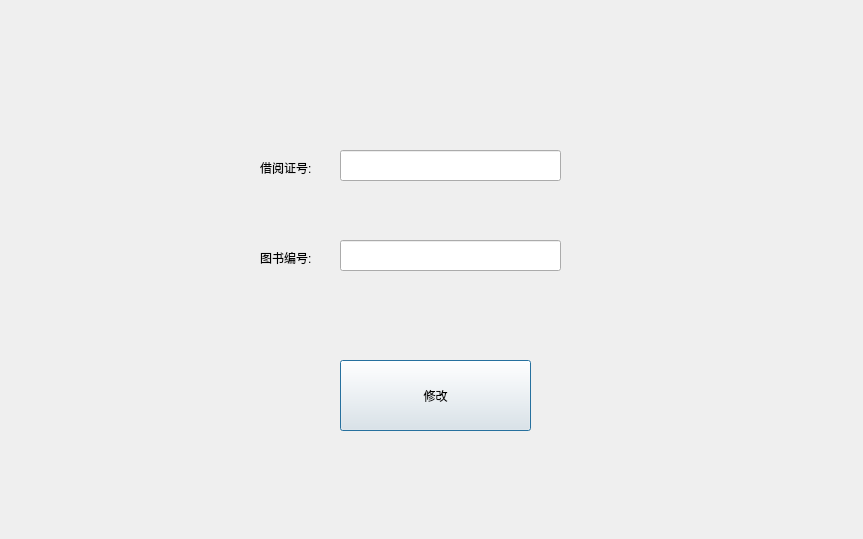
<?xml version="1.0" encoding="UTF-8"?>
<ui version="4.0">
 <class>Dialog</class>
 <widget class="QDialog" name="Dialog">
  <property name="geometry">
   <rect>
    <x>0</x>
    <y>0</y>
    <width>863</width>
    <height>539</height>
   </rect>
  </property>
  <property name="windowTitle">
   <string>修改借阅信息</string>
  </property>
  <widget class="QLabel" name="label">
   <property name="geometry">
    <rect>
     <x>260</x>
     <y>160</y>
     <width>72</width>
     <height>15</height>
    </rect>
   </property>
   <property name="text">
    <string>借阅证号:</string>
   </property>
  </widget>
  <widget class="QLineEdit" name="lineEdit">
   <property name="geometry">
    <rect>
     <x>340</x>
     <y>150</y>
     <width>221</width>
     <height>31</height>
    </rect>
   </property>
  </widget>
  <widget class="QLabel" name="label_2">
   <property name="geometry">
    <rect>
     <x>260</x>
     <y>250</y>
     <width>72</width>
     <height>15</height>
    </rect>
   </property>
   <property name="text">
    <string>图书编号:</string>
   </property>
  </widget>
  <widget class="QLineEdit" name="lineEdit_2">
   <property name="geometry">
    <rect>
     <x>340</x>
     <y>240</y>
     <width>221</width>
     <height>31</height>
    </rect>
   </property>
  </widget>
  <widget class="QPushButton" name="pushButton">
   <property name="geometry">
    <rect>
     <x>340</x>
     <y>360</y>
     <width>191</width>
     <height>71</height>
    </rect>
   </property>
   <property name="text">
    <string>修改</string>
   </property>
  </widget>
 </widget>
 <resources/>
 <connections/>
</ui>
